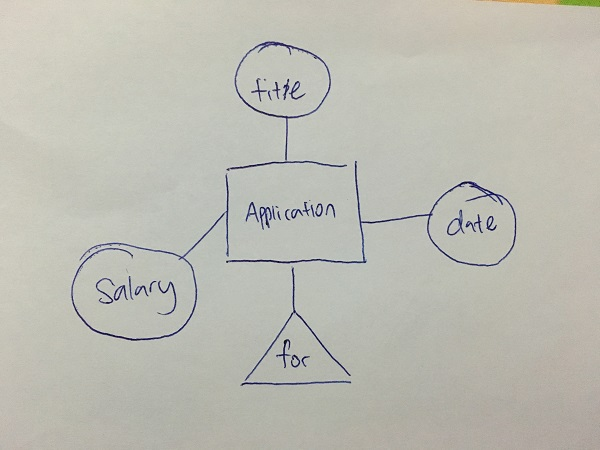
#> input picture pre-processing/images/XsSOP.jpg, 600 x 450 px
$ python sgmnt.py   (older library calls are emulated)
#> lines starting #> are read from the running program, lines starting #| are printed output that depends on the picture; after the words box and inside, x2 and y2 are one past the last pixel; in counts of white or black regions, pixels touching at a corner belong together
import cv2
import numpy as np
import imutils

image = cv2.imread('images/XsSOP.jpg')
#> image is the input picture: shape (450, 600, 3); mean B, G, R 179, 188, 188.5
image = imutils.resize(image, width=800)
#> image: shape (600, 800, 3)

gray = cv2.cvtColor(image,cv2.COLOR_BGR2GRAY)

ret,thresh = cv2.threshold(gray,0,255,cv2.THRESH_BINARY_INV + cv2.THRESH_OTSU)
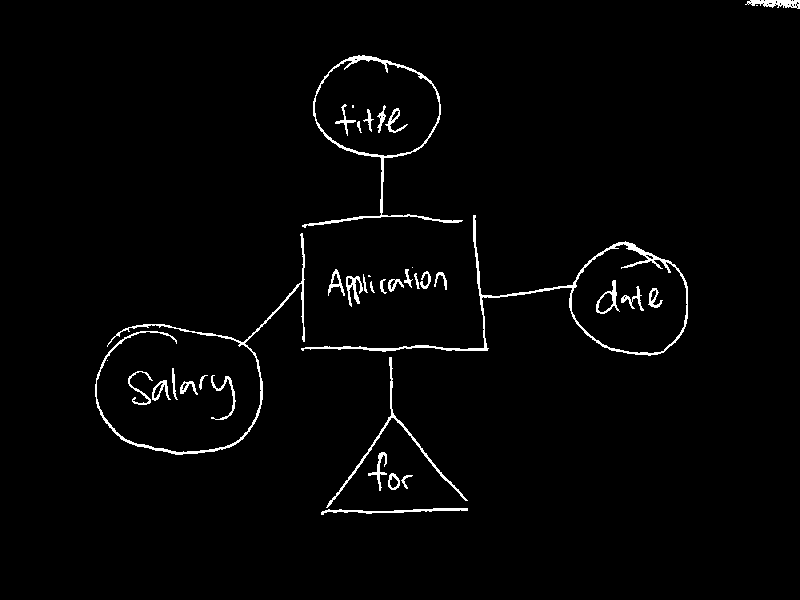
#> thresh: shape (600, 800); 2% white in thin lines or dots, all inside (x1, y1, x2, y2) = (95, 0, 800, 515)
#> ret = 137

kernel = np.ones((3,6), np.uint8)
img_dilation = cv2.dilate(thresh, kernel, iterations=1)
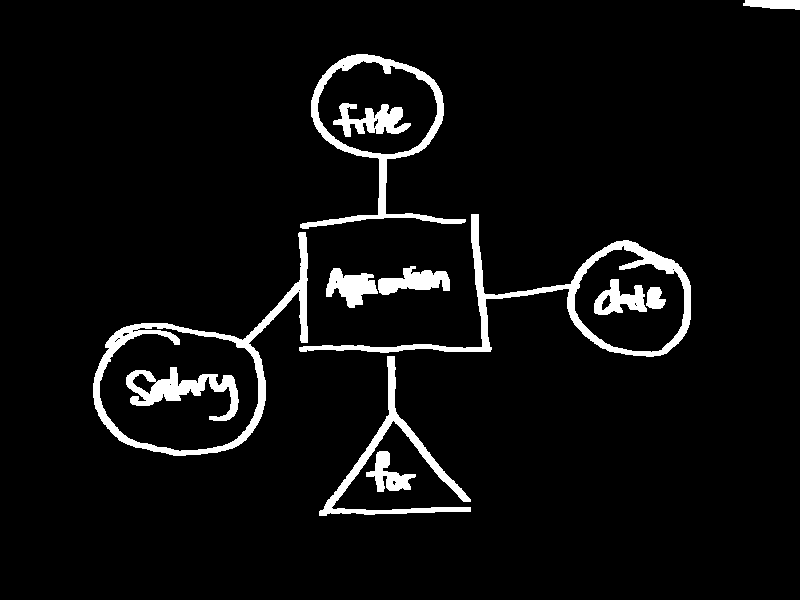
#> img_dilation: shape (600, 800); 5.4% white; 12 white regions

cv2.imshow('dilated',img_dilation)
cv2.waitKey(0)

im2, ctrs, hirearchy = cv2.findContours(img_dilation.copy(), cv2.RETR_EXTERNAL, cv2.CHAIN_APPROX_SIMPLE)
#> ctrs = 8 contours; box (x1, y1, x2, y2) and area: (93, 232, 308, 456) 19840, (299, 214, 691, 357) 12999, (300, 54, 466, 229) 11828, (319, 356, 471, 516) 2516, (326, 268, 378, 308) 1090, (378, 266, 450, 295) 1086, (366, 451, 416, 492) 802, (743, 0, 800, 10) 396; hirearchy = [[1, -1, -1, -1], [2, 0, -1, -1], [3, 1, -1, -1], [4, 2, -1, -1], [5, 3, -1, -1], [6, 4, -1, -1], [7, 5, -1, -1], [-1, 6, -1, -1]]

sorted_ctrs = sorted(ctrs, key=lambda ctr: cv2.boundingRect(ctr)[0])
#> sorted_ctrs has the same summary as ctrs

for i, ctr in enumerate(sorted_ctrs):
    # Get bounding box
    x, y, w, h = cv2.boundingRect(ctr)

    # Getting ROI
    roi = image[y:y+h, x:x+w]

    # show ROI
    # cv2.imshow('segment no:'+str(i),roi)
    cv2.rectangle(image,(x,y),( x + w, y + h ),(90,0,255),2)
#> this loop made 8 passes
#> (x, y, w, h) on passes 1 to 8: (93, 232, 215, 224), (299, 214, 392, 143), (300, 54, 166, 175), (319, 356, 152, 160), (326, 268, 52, 40), (366, 451, 50, 41), (378, 266, 72, 29), (743, 0, 57, 10)
#> pass 1, `roi = image[y:y+h, x:x+w]`:
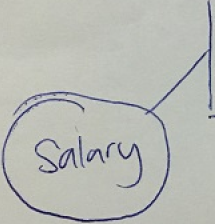
#> roi: shape (224, 215, 3); mean B, G, R 180.6, 186, 183.9
#> pass 2, `roi = image[y:y+h, x:x+w]`:
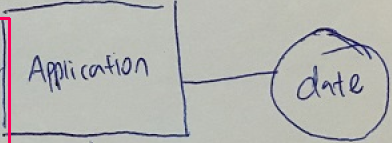
#> roi: shape (143, 392, 3); mean B, G, R 177.5, 180.6, 180.4
#> pass 3, `roi = image[y:y+h, x:x+w]`:
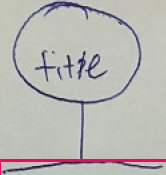
#> roi: shape (175, 166, 3); mean B, G, R 180.3, 183.4, 186
#> after the loop:
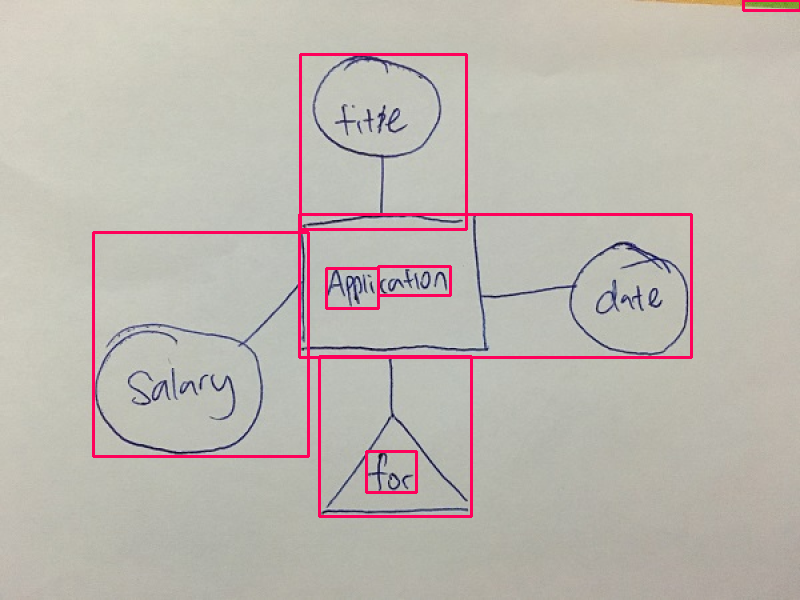
#> image: shape (600, 800, 3); mean B, G, R 176.8, 183.5, 190

cv2.imshow('marked areas',image)
cv2.waitKey(0)
